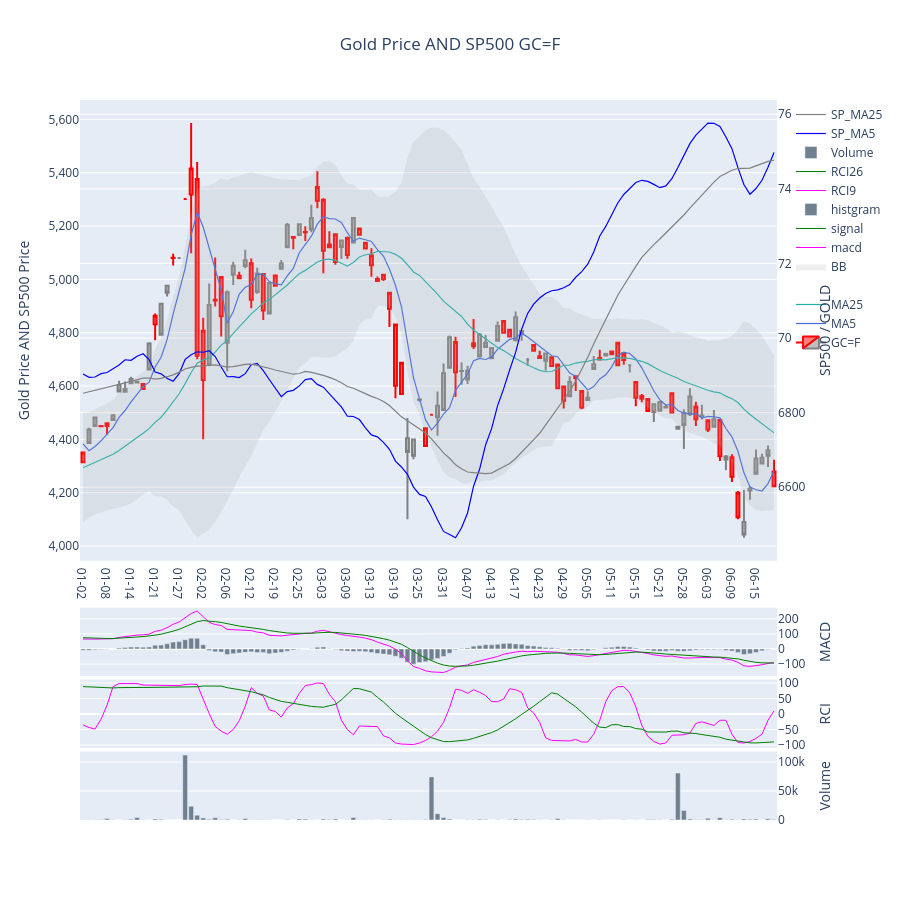

Notebook code cell kept with this figure:
### Code cell
name = "Gold Price AND SP500"
start = dt.datetime(2026, 1, 1).strftime("%Y-%m-%d")
end = dt.datetime.now().strftime('%Y-%m-%d')
# グラフ領域の作成
fig = stock_prices_and_gold_prices(
    code=gold,
    name=name,
    start=start,
    end=end,
    df_stock=gold_df,
    df_sp=sp_timeseries_df,
    df_gold=None,
    df_silver=None
)
fig.show()
